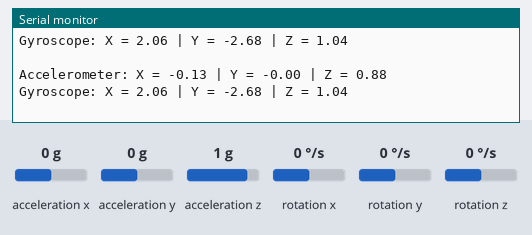
The sketch below on a simulated ESP8266 (NodeMCU). Shown: the last lines printed to the serial monitor. Wiring (inferred from the names in the program): MPU-6050 motion sensor at I2C address 0x68. The test bench sets the inputs (shaded band); at power-on: acceleration x 0 g, acceleration y 0 g, acceleration z 1 g, rotation x 0 °/s, rotation y 0 °/s, rotation z 0 °/s.

Above: at 1.8 s.
1.9 s: acceleration x set to -1.4 g
At 2.8 s:
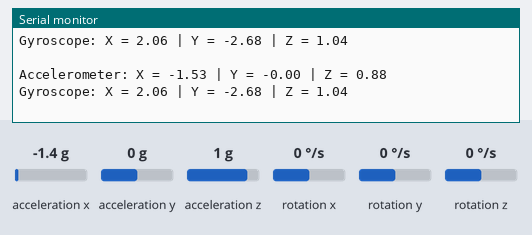
3.4 s: acceleration y set to -1.4 g
At 4.7 s:
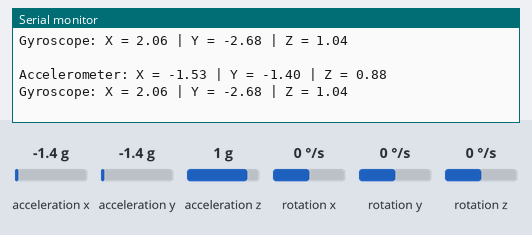
4.9 s: acceleration z set to -1.4 g
At 5.8 s:
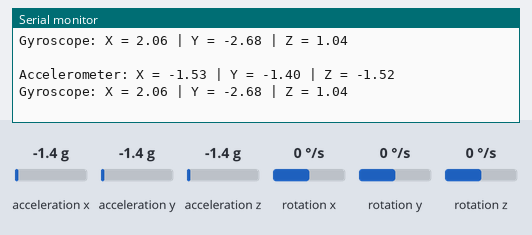
6.4 s: rotation x set to -192 °/s
At 7.7 s:
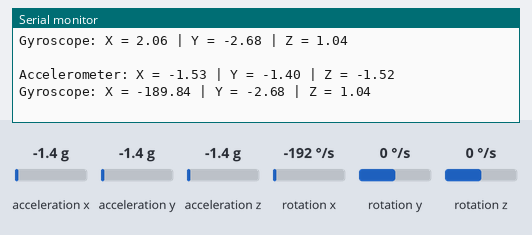
7.9 s: rotation y set to -192 °/s
At 8.7 s:
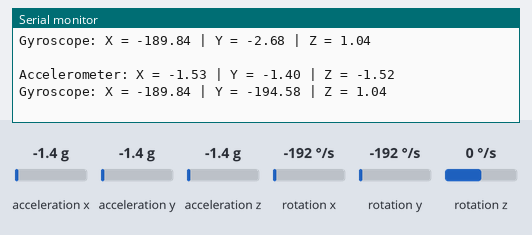

Measured:
- after the input at 1.9 s, the serial monitor: prints a new line after 0.11 s (image 1)
- after the input at 3.4 s, the serial monitor: prints a new line after 0.62 s (image 2)
- after the input at 4.9 s, the serial monitor: prints a new line after 0.12 s (image 3)
- after the input at 6.4 s, the serial monitor: prints a new line after 0.63 s (image 4)
- after the input at 7.9 s, the serial monitor: prints a new line after 0.14 s (image 5)

The sketch:

test_gy521.ino
```cpp
#include <Wire.h>
#include <ESP8266WiFi.h>
const int MPU_addr=0x68;  // I2C address of the MPU-6050
int16_t AcX,AcY,AcZ,Tmp,GyX,GyY,GyZ;
float ax=0, ay=0, az=0, gx=0, gy=0, gz=0;

void setup(){
 Serial.begin(115200);
 Wire.begin();
 Wire.beginTransmission(MPU_addr);
 Wire.write(0x6B);  // PWR_MGMT_1 register
 Wire.write(0);     // set to zero (wakes up the MPU-6050)
 Wire.endTransmission(true);
 Serial.println("Wrote to IMU");
 }
void loop(){
 mpu_read();
 ax = (AcX-2050)/16384.00;
 ay = (AcY-77)/16384.00;
 az = (AcZ-1947)/16384.00;
 gx = (GyX+270)/131.07;
 gy = (GyY-351)/131.07;
 gz = (GyZ+136)/131.07;
 Serial.print("Accelerometer: ");
 Serial.print("X = "); Serial.print(ax);
 Serial.print(" | Y = "); Serial.print(ay);
 Serial.print(" | Z = "); Serial.println(az);

 Serial.print("Gyroscope: ");
 Serial.print("X = "); Serial.print(gx);
 Serial.print(" | Y = "); Serial.print(gy);
 Serial.print(" | Z = "); Serial.println(gz);
 Serial.println(" ");
 // calculating Amplitute vactor for 3 axis
 delay(1000);
  }

void mpu_read(){
 Wire.beginTransmission(MPU_addr);
 Wire.write(0x3B);  // starting with register 0x3B (ACCEL_XOUT_H)
 Wire.endTransmission(false);
 Wire.requestFrom(MPU_addr,14,true);  // request a total of 14 registers
 AcX=Wire.read()<<8|Wire.read();  // 0x3B (ACCEL_XOUT_H) & 0x3C (ACCEL_XOUT_L)
 AcY=Wire.read()<<8|Wire.read();  // 0x3D (ACCEL_YOUT_H) & 0x3E (ACCEL_YOUT_L)
 AcZ=Wire.read()<<8|Wire.read();  // 0x3F (ACCEL_ZOUT_H) & 0x40 (ACCEL_ZOUT_L)
 Tmp=Wire.read()<<8|Wire.read();  // 0x41 (TEMP_OUT_H) & 0x42 (TEMP_OUT_L)
 GyX=Wire.read()<<8|Wire.read();  // 0x43 (GYRO_XOUT_H) & 0x44 (GYRO_XOUT_L)
 GyY=Wire.read()<<8|Wire.read();  // 0x45 (GYRO_YOUT_H) & 0x46 (GYRO_YOUT_L)
 GyZ=Wire.read()<<8|Wire.read();  // 0x47 (GYRO_ZOUT_H) & 0x48 (GYRO_ZOUT_L)
 }
```
